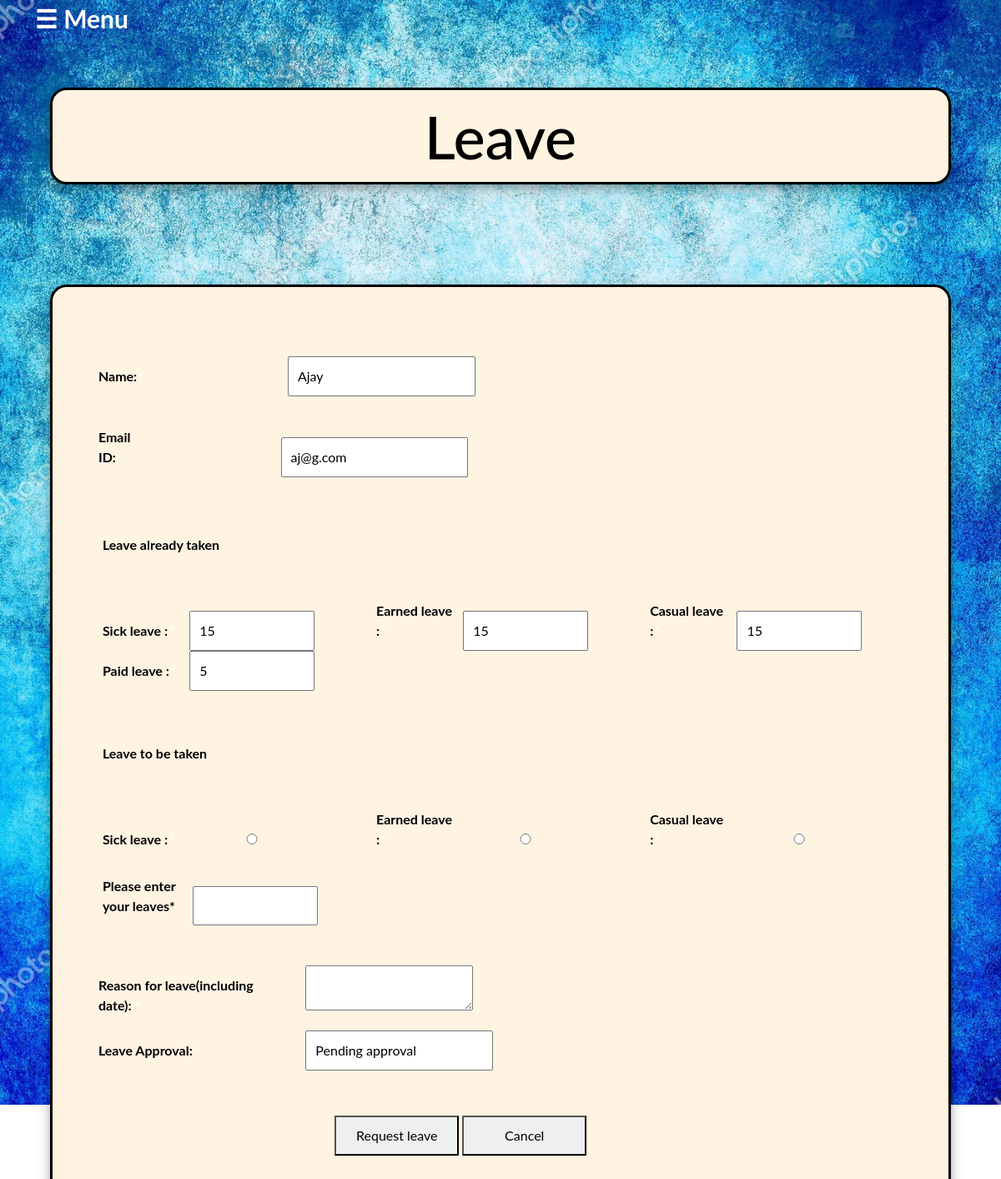
Screenshot of /leave.php (signed in) with the database file from the repository.
### tables this page shows
CREATE TABLE `leave` (
  `leave_id` int(11) NOT NULL,
  `sickleave` int(11) DEFAULT NULL,
  `earnleave` int(11) DEFAULT NULL,
  `casualleave` int(11) DEFAULT NULL,
  `nationalfesholiday` int(11) DEFAULT NULL,
  `paidleave` int(11) DEFAULT NULL,
  `leavereason` text DEFAULT NULL,
  `leaveapproval` varchar(50) DEFAULT 'Pending approval',
  `leavetype` varchar(50) DEFAULT NULL,
  `reqleave` int(11) DEFAULT NULL
);

CREATE TABLE `addemploy` (
  `Employ_ID` int(11) NOT NULL,
  `fname` varchar(45) DEFAULT NULL,
  `mname` varchar(45) DEFAULT NULL,
  `lname` varchar(45) DEFAULT NULL,
  `qualify` varchar(45) DEFAULT NULL,
  `blood` varchar(45) DEFAULT NULL,
  `email` varchar(45) DEFAULT NULL,
  `phone` varchar(20) DEFAULT NULL,
  `exp` varchar(45) DEFAULT NULL,
  `department` varchar(45) DEFAULT NULL,
  `designation` varchar(45) DEFAULT NULL,
  `addr` varchar(45) DEFAULT NULL,
  `Password` varchar(45) NOT NULL,
  `MainRole` varchar(45) NOT NULL
);

### leave.php (the view, shortened to what this page needs)
<?php
include'configall.php';
include'bootstrap.php';
$stmt = $pdo->prepare("SELECT `addemploy`.*, `leave`.*\n"
    . "FROM `addemploy` \n"
    . "	LEFT JOIN `leave` ON `leave`.`leave_id` = `addemploy`.`Employ_ID` WHERE `leave`.`leave_id` = :xyz");
$stmt->execute(array(":xyz" => $_SESSION['user_id']));
$row = $stmt->fetch(PDO::FETCH_ASSOC);
$la = 'Pending approval';
$n = htmlentities($row['fname']);
$sl = htmlentities($row['sickleave']);
$cl = htmlentities($row['casualleave']);
$pl = htmlentities($row['paidleave']);
$el = htmlentities($row['earnleave']);
$e = htmlentities($row['email']);
?>
<!doctype html>
<html>
<head>
	<link href="leave.css?v=<?php echo time(); ?>" rel="stylesheet" type="text/css">
</head>
<body>
<div class="side">
      <span style="font-size:30px;cursor:pointer" onclick="openNav()">&#9776; Menu</span>
<div>
	<div class="heading">
		<h1>Leave</h1>
	</div>
  <div class="overall">
    <form id="update" method="post" class="u-admin">
      <div class="name">
        <label for="fname">Name:<span class="required">*</span></label><input type="text" name="name" value="<?= $n ?>" >
      </div>
      <br>
	  <br>
      <div class="email">
        <label for="email">Email ID:<span class="required">*</span></label><input type="email" name="email" value="<?= $e ?>" >
      </div>
	    <br>
	  <div class="alreadytaken">
	  <br><br>
	  <p>Leave already taken</p>
	  <br>
      <div class="l_d" style="display: inline;">
        <label for="leave_days">Sick leave :<span>*</span></label><input type="number" name="sickleave" value="<?= $sl ?>" readonly>
      </div>
		<div class="l_d" style="display: inline;">
        <label for="leave_days">Earned leave :<span>*</span></label><input type="number" name="earnleave" value="<?= $el ?>" readonly>
      </div>
			<div class="l_d" style="display: inline;">
        <label for="leave_days">Casual leave :<span>*</span></label><input type="number" name="casualleave" value="<?= $cl ?>" readonly>
      </div>
			<div class="l_d" style="display: inline;">
        <label for="leave_days">Paid leave :<span>*</span></label><input type="number" name="paidleave" value="<?= $pl ?>" readonly>
      </div>
			<br>
		 </div>
       <div class="tobetaken">
	  <br><br>
	  <p>Leave to be taken</p>
	  <br>
      <div class="l_d" style="display: inline;">
        <label for="leave_days">Sick leave :<span>*</span></label><input type="radio" name="leavet" value="sickleave">
      </div>
		<div class="l_d" style="display: inline;">
        <label for="leave_days">Earned leave :<span>*</span></label><input type="radio" name="leavet" value="earnleave"">
      </div>
			<div class="l_d" style="display: inline;">
        <label for="leave_days">Casual leave :<span>*</span></label><input type="radio" name="leavet" value="casualleave">
      </div>
	  <br><br>
	  <div class="l_d">
	  <label>Please enter your leaves*<span class="required"></span></label>
	  <input type="number" name="levea">
	  </div>
			<br><br><br>
		 </div>
      <div class="reason">
        <label for "leave_reason">Reason for leave(including date):<span class="required">*</span></label><textarea  name="leavereason" ></textarea>
      </div>
		  <br>
      <div class="approve">
        <label for="leave_approval">Leave Approval:<span class="required">*</span></label><input type="text" name="leaveapproval" value="<?= $la ?>" readonly >
      </div>
			<br><br><br>
			<div class="leavebtn">
			<button  class="submit" >Request leave</button>
			</div>
			<div class="cancelleave">
			<button type="submit" name="submit" class="cancel" >Cancel</button>
			</div>
  	</form>
  </div>
</body>
</html>

### leave.css (style rules this page uses)
.name label,span { margin: 0.5%; padding: 1%; }
.name input { margin-left: 16%; padding: 1%; }
.reason label,span { margin-left: 0.5%; padding: 1%; width: 25%; }
.reason textarea { margin-left: 1%; }
.email label,span { margin-left: 0.5%; padding: 1%; width: 8%; }
.email input { margin-left: 15%; padding: 1%; }
.l_d input { width: 150px; margin-left: 0.5%; margin-right: 50px; padding: 1%; }
.alreadytaken p { margin-left: 0.5%; padding: 1.5%; }
.alreadytaken label { width: 10%; margin-left: 2%; }
.tobetaken p { margin-left: 0.5%; padding: 1.5%; }
.tobetaken label { width: 10%; margin-left: 2%; }
.approve label,span { margin-left: 0.5%; padding: 1%; width: 15%; }
.approve input { margin-left: 11%; padding: 1%; }
.leavebtn button { margin-left: 30%; padding: 1%; width: 15%; }
.cancelleave button { padding: 1%; width: 15%; }
div { display: inline; }
h1 { font-size: 450%; background-color: #fff3e2; box-sizing: border-box; width: 90%; margin: 5%; padding: 1%; text-align: center; border-style: solid; border-radius: 20px; box-shadow: 0 4px 8px 0 rgba(0, 0, 0, 0.2), 0 6px 20px 0 rgba(0, 0, 0, 0.19); }
body { background: url(bgImage7.jpg); background-size: cover; background-repeat: no-repeat; width: 100%; height: 200vh; color: black; }
body { font-family: 'Montserrat', sans-serif; font-weight: bold; color: black; }
.overall { position:absolute; margin: 5%; height: 140%; width: 90%; padding: 80px 40px; box-sizing: border-box; border-style: solid; border-radius: 20px; box-shadow: 0 4px 8px 0 rgba(0, 0, 0, 0.2), 0 6px 20px 0 rgba(0, 0, 0, 0.19); background: #fff3e2; color: black; }
body { font-family: "Lato", sans-serif; }
.side { margin-left: 2%; margin-top: 1%; color: black; }
span { color: white; }
.heading { color: black; }

### rows the page displays
leave: name "Ajay", email "aj@g.com", sickleave "15", earnleave "15", casualleave "15", paidleave "5"
